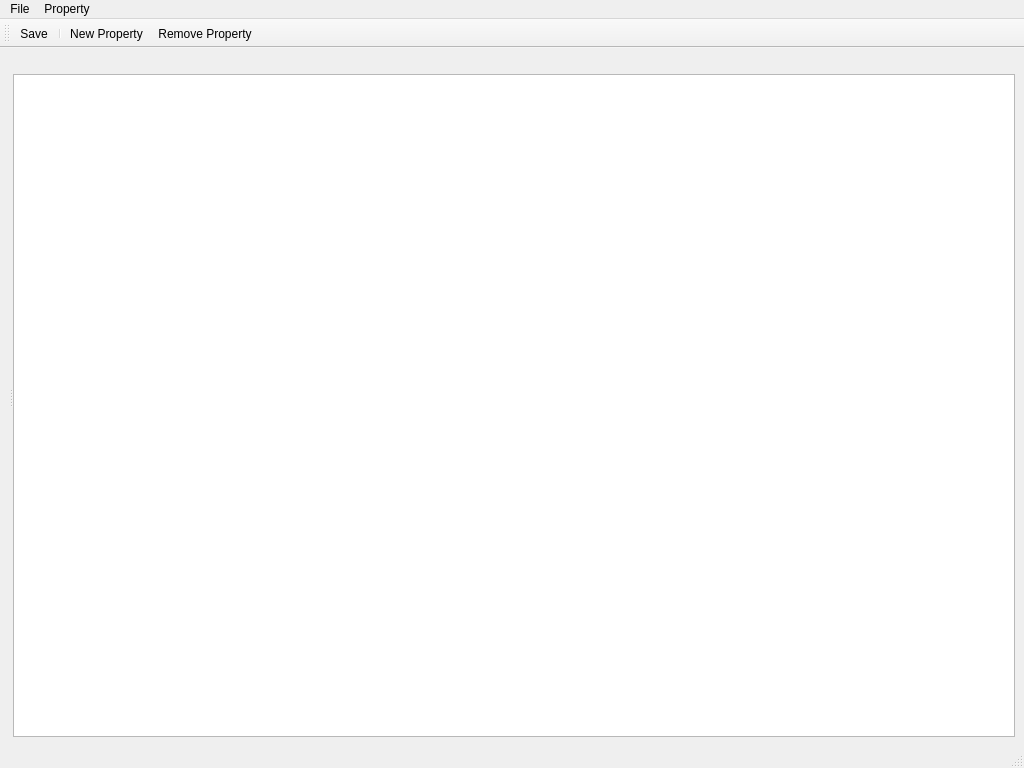
<?xml version="1.0" encoding="UTF-8"?>
<ui version="4.0">
 <class>PropertyManager</class>
 <widget class="QMainWindow" name="PropertyManager">
  <property name="geometry">
   <rect>
    <x>0</x>
    <y>0</y>
    <width>1024</width>
    <height>768</height>
   </rect>
  </property>
  <property name="windowTitle">
   <string>Property Manager</string>
  </property>
  <widget class="QWidget" name="centralwidget">
   <layout class="QVBoxLayout" name="verticalLayout_2">
    <item>
     <widget class="QSplitter" name="splitter">
      <property name="orientation">
       <enum>Qt::Horizontal</enum>
      </property>
      <widget class="QSplitter" name="splitter_2">
       <property name="orientation">
        <enum>Qt::Vertical</enum>
       </property>
      </widget>
      <widget class="QWidget" name="verticalLayoutWidget">
       <layout class="QVBoxLayout" name="verticalLayout">
        <property name="spacing">
         <number>0</number>
        </property>
        <item>
         <widget class="QToolBar" name="toolBar2">
          <property name="windowTitle2" stdset="0">
           <string>toolBar2</string>
          </property>
         </widget>
        </item>
        <item>
         <widget class="QTableWidget" name="tableWidget_3"/>
        </item>
       </layout>
      </widget>
     </widget>
    </item>
   </layout>
  </widget>
  <widget class="QMenuBar" name="menubar">
   <property name="geometry">
    <rect>
     <x>0</x>
     <y>0</y>
     <width>1024</width>
     <height>26</height>
    </rect>
   </property>
   <widget class="QMenu" name="menuFile">
    <property name="title">
     <string>File</string>
    </property>
    <addaction name="separator"/>
    <addaction name="actionSave"/>
    <addaction name="separator"/>
    <addaction name="actionClose"/>
   </widget>
   <widget class="QMenu" name="menuProperty">
    <property name="title">
     <string>Property</string>
    </property>
    <addaction name="actionNew_Property"/>
    <addaction name="actionRemove_Property"/>
   </widget>
   <addaction name="menuFile"/>
   <addaction name="menuProperty"/>
  </widget>
  <widget class="QStatusBar" name="statusbar"/>
  <widget class="QToolBar" name="toolBar">
   <property name="windowTitle">
    <string>toolBar</string>
   </property>
   <attribute name="toolBarArea">
    <enum>TopToolBarArea</enum>
   </attribute>
   <attribute name="toolBarBreak">
    <bool>false</bool>
   </attribute>
   <addaction name="actionSave"/>
   <addaction name="separator"/>
   <addaction name="actionNew_Property"/>
   <addaction name="actionRemove_Property"/>
  </widget>
  <action name="actionSave">
   <property name="text">
    <string>Save</string>
   </property>
  </action>
  <action name="actionClose">
   <property name="text">
    <string>Close</string>
   </property>
  </action>
  <action name="actionNew_Property">
   <property name="text">
    <string>New Property</string>
   </property>
   <property name="toolTip">
    <string>Add New Property</string>
   </property>
  </action>
  <action name="actionRemove_Property">
   <property name="text">
    <string>Remove Property</string>
   </property>
   <property name="toolTip">
    <string>Permanently Remove Property</string>
   </property>
  </action>
  <action name="actionFind_References">
   <property name="text">
    <string>Find References</string>
   </property>
   <property name="toolTip">
    <string>Searches data and scripts for references to this property</string>
   </property>
  </action>
 </widget>
 <resources/>
 <connections>
  <connection>
   <sender>actionClose</sender>
   <signal>triggered()</signal>
   <receiver>PropertyManager</receiver>
   <slot>close()</slot>
   <hints>
    <hint type="sourcelabel">
     <x>-1</x>
     <y>-1</y>
    </hint>
    <hint type="destinationlabel">
     <x>399</x>
     <y>299</y>
    </hint>
   </hints>
  </connection>
 </connections>
</ui>
